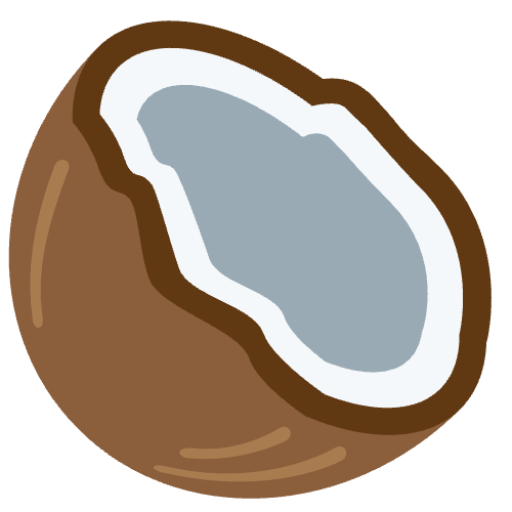
#> input picture favicon_io/android-chrome-512x512.png, 512 x 512 px
$ python icon_resize.py
#> lines starting #> are read from the running program, lines starting #| are printed output that depends on the picture
"""
Resize lanook launcher foreground icons.
Usage:
    uv run python icon_resize.py --scale 0.70
Defaults:
    scale=0.70, source favicon_io/android-chrome-512x512.png
Outputs:
    Overwrites app/src/main/res/mipmap-*/ic_launcher_lanook_foreground.png
"""
import argparse
from pathlib import Path
from PIL import Image

ROOT = Path(__file__).resolve().parent
SRC_DEFAULT = ROOT / "favicon_io/android-chrome-512x512.png"
RES_DIR = ROOT / "androidclient/app/src/main/res"
SIZES = {
    "mipmap-mdpi": 108,
    "mipmap-hdpi": 162,
    "mipmap-xhdpi": 216,
    "mipmap-xxhdpi": 324,
    "mipmap-xxxhdpi": 432,
}


def main():
    parser = argparse.ArgumentParser()
    parser.add_argument("--scale", type=float, default=0.70, help="0-1, fraction of safe area")
    parser.add_argument("--src", type=Path, default=SRC_DEFAULT, help="path to source 512x512 icon")
    args = parser.parse_args()
    scale = args.scale
    src = args.src

    if not src.exists():
        raise SystemExit(f"Source not found: {src}")
    if not 0 < scale <= 1.0:
        raise SystemExit("scale must be in (0,1]")

    base = Image.open(src).convert("RGBA")
#> base is the input picture: PIL image 512x512 RGBA; mean R, G, B, A 105, 92.2, 80.8, 171.8
    base = base.crop(base.getbbox())  # trim transparent border
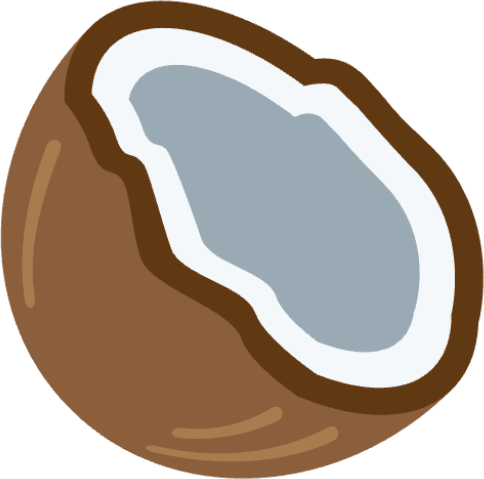
#> base: PIL image 484x479 RGBA; mean R, G, B, A 118.8, 104.3, 91.4, 194.2; transparent parts drawn white

    for folder, size in SIZES.items():
        canvas = Image.new("RGBA", (size, size), (0, 0, 0, 0))
        target = int(size * scale)
        scaled = base.resize((target, target), Image.LANCZOS)
        x = (size - target) // 2
        y = (size - target) // 2
        canvas.paste(scaled, (x, y), scaled)
        out = RES_DIR / folder / "ic_launcher_lanook_foreground.png"
        out.parent.mkdir(parents=True, exist_ok=True)
        canvas.save(out)
        print(f"wrote {out} scaled {scaled.size}")
#> this loop made 5 passes
#> pass 1, in main, `scaled = base.resize((target, target), Image.LANCZOS)`:
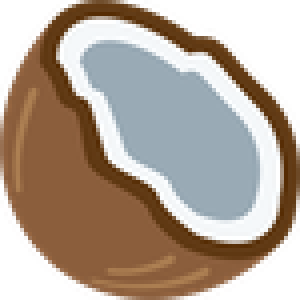
#> scaled: PIL image 75x75 RGBA (shown 4 times larger); mean R, G, B, A 123.7, 107.1, 92.6, 194.3; transparent parts drawn white
#> pass 1, in main, `canvas.save(out)`:
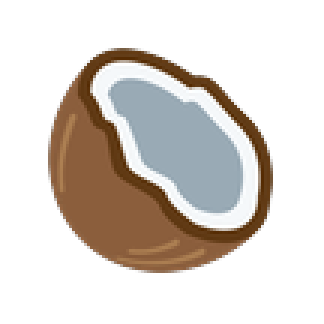
#> saved as ic_launcher_lanook_foreground.png: PIL image 108x108 RGBA (shown 3 times larger); mean R, G, B, A 57, 50, 43.9, 92.7; transparent parts drawn white
#> after the loop:
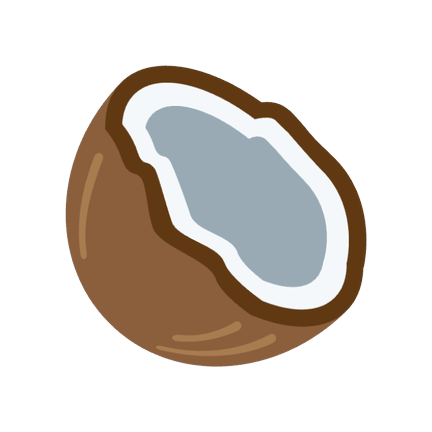
#> canvas: PIL image 432x432 RGBA; mean R, G, B, A 57.7, 50.7, 44.5, 94.6; transparent parts drawn white


if __name__ == "__main__":
    main()

$ run again, with favicon_io/1f965.png copied over favicon_io/android-chrome-512x512.png
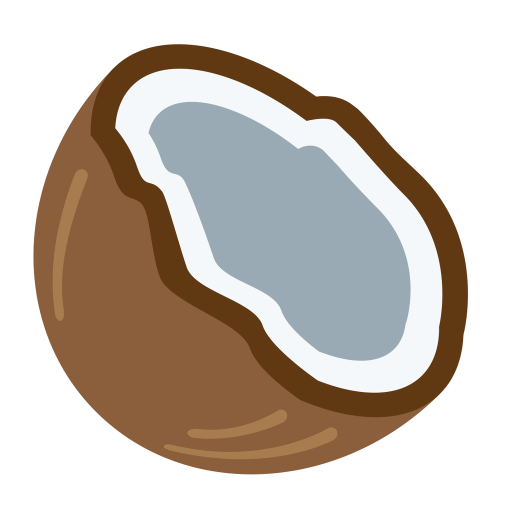
#> input picture favicon_io/1f965.png, 1024 x 1024 px (shown at 1/2 size)
#> in main, base is the input picture: PIL image 1024x1024 RGBA; mean R, G, B, A 152, 141.8, 132.8, 206.7
#> base: PIL image 922x922 RGBA
#> the loop in main, `for folder, size in SIZES.items():` made 5 passes
#> pass 1, in main, `scaled = base.resize((target, target), Image.LANCZOS)`:
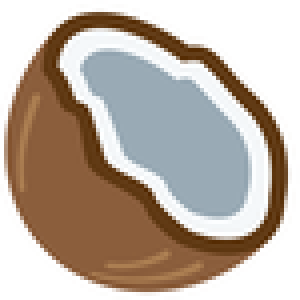
#> scaled: PIL image 75x75 RGBA (shown 4 times larger); mean R, G, B, A 187.3, 174.5, 163.2, 255
#> after the loop in main, `for folder, size in SIZES.items():`:
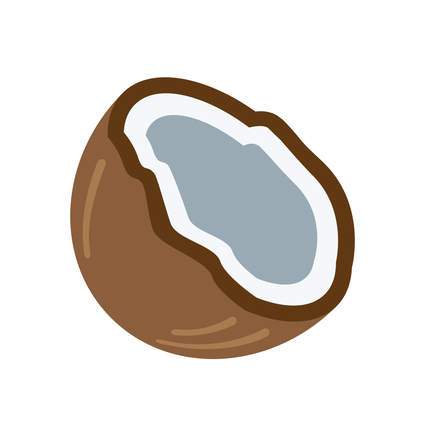
#> canvas: PIL image 432x432 RGBA; mean R, G, B, A 91.6, 85.4, 80, 124.6; transparent parts drawn white
